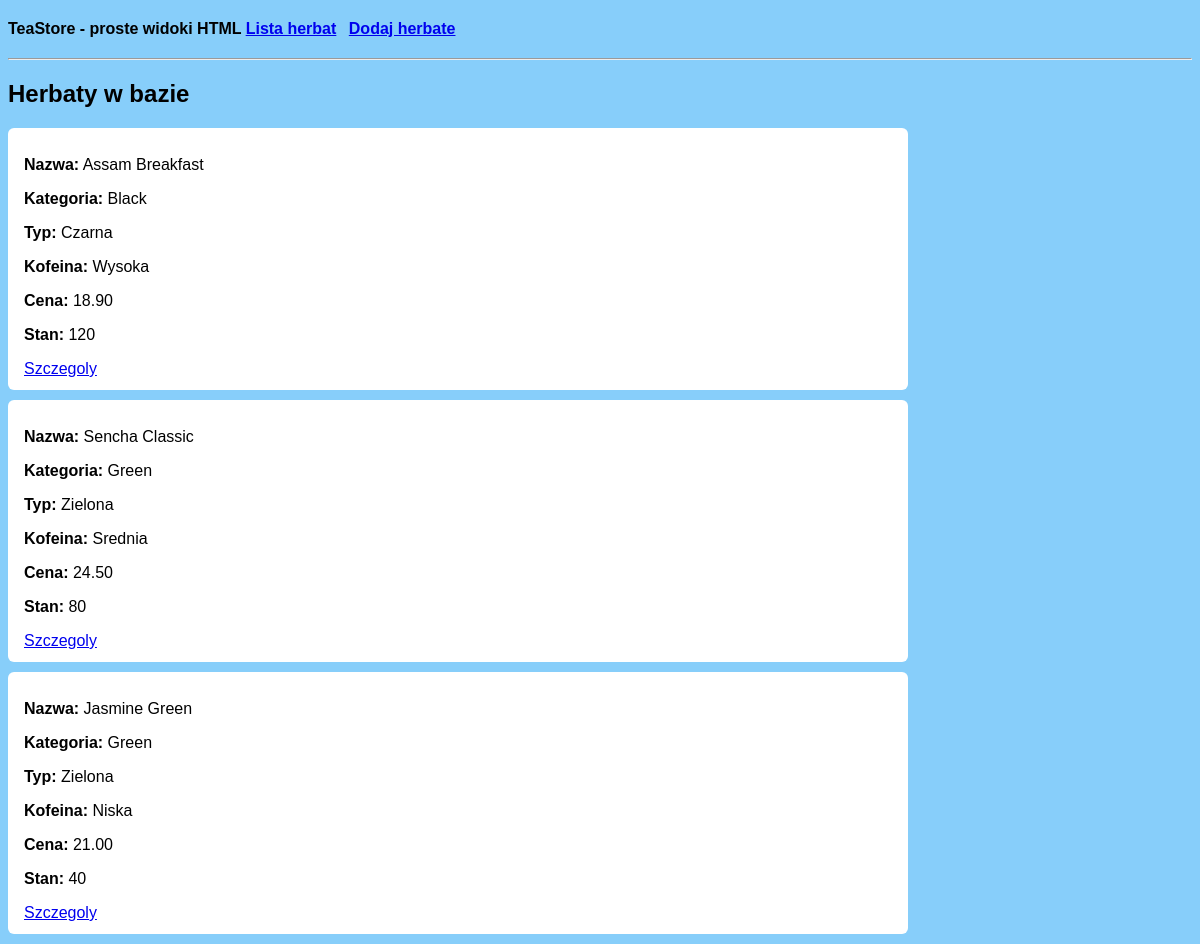
The page /api/html/teas/ on the database its author committed.
### teastore/models.py (models this page shows, shortened)
class Tea(models.Model):
    name = models.CharField(max_length=120)
    description = models.TextField(blank=True)
    category = models.ForeignKey(TeaCategory, on_delete=models.PROTECT)
    origin = models.ForeignKey(Origin, on_delete=models.SET_NULL, null=True, blank=True)
    tea_type = models.CharField(max_length=10, choices=TeaType.choices)
    caffeine_level = models.CharField(max_length=10, choices=CaffeineLevel.choices)
    price = models.DecimalField(max_digits=8, decimal_places=2)
    stock_qty = models.PositiveIntegerField(default=0)
    is_active = models.BooleanField(default=True)
    added_at = models.DateField(auto_now_add=True)

class TeaCategory(models.Model):
    name = models.CharField(max_length=60, unique=True)
    description = models.TextField(blank=True)
    def __str__(self):
        return self.name

### teastore/views.py (the view)
# urls.py: path("html/teas/", tea_list_html, name="tea-list-html"),
def tea_list_html(request):
    teas = Tea.objects.all()
    return render(request, "teastore/tea/list.html", {"teas": teas})

### teastore/templates/teastore/tea/list.html (shortened to what this page needs)
{% extends "teastore/base.html" %}
{% block content %}
<h2>Herbaty w bazie</h2>
{% if teas %}
    {% for tea in teas %}
        <div class="card">
            <p><strong>Nazwa:</strong> {{ tea.name }}</p>
            <p><strong>Kategoria:</strong> {{ tea.category }}</p>
            <p><strong>Typ:</strong> {{ tea.get_tea_type_display }}</p>
            <p><strong>Kofeina:</strong> {{ tea.get_caffeine_level_display }}</p>
            <p><strong>Cena:</strong> {{ tea.price }}</p>
            <p><strong>Stan:</strong> {{ tea.stock_qty }}</p>
            <div class="actions">
                <a href="{% url 'tea-detail-html' tea.id %}">Szczegoly</a>
            </div>
        </div>
    {% endfor %}
{% else %}
    <p>Brak herbat w bazie.</p>
{% endif %}
{% endblock %}

### teastore/templates/teastore/base.html (shortened to what this page needs)
{% load static %}
<!DOCTYPE html>
<html>
    <head>
        <link href="{% static "css/teastore.css" %}" rel="stylesheet">
    </head>
    <body>
        <div id="header">
            TeaStore - proste widoki HTML
            <span class="actions">
                <a href="{% url 'tea-list-html' %}">Lista herbat</a>
                <a href="{% url 'tea-create-html' %}">Dodaj herbate</a>
            </span>
        </div>
        <hr/>
        <div id="content">
            {% block content %}
            {% endblock %}
        </div>
    </body>
</html>

### teastore/static/css/teastore.css (style rules this page uses)
body { background-color: lightskyblue; font-family: Arial, sans-serif; }
#header { padding: 12px 0; font-weight: bold; }
#content { max-width: 900px; }
.card { background: white; padding: 12px 16px; margin: 10px 0; border-radius: 6px; }
.actions a, .actions button { margin-right: 8px; }

### rows shown on the page
Tea: name "Assam Breakfast", category "Black", tea_type "Czarna", caffeine_level "Wysoka", price "18.90", stock_qty "120"
Tea: name "Sencha Classic", category "Green", tea_type "Zielona", caffeine_level "Srednia", price "24.50", stock_qty "80"
Tea: name "Jasmine Green", category "Green", tea_type "Zielona", caffeine_level "Niska", price "21.00", stock_qty "40"
